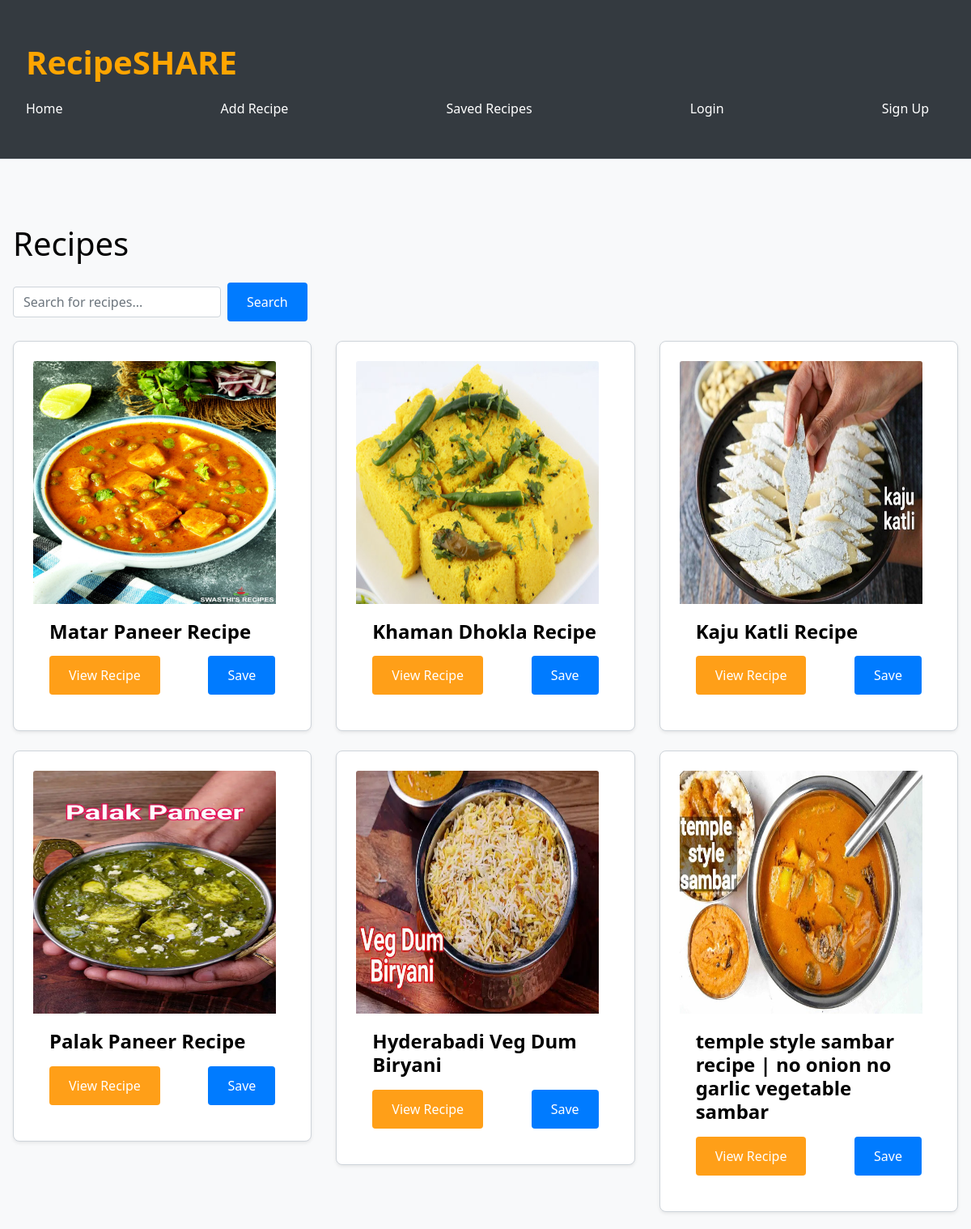
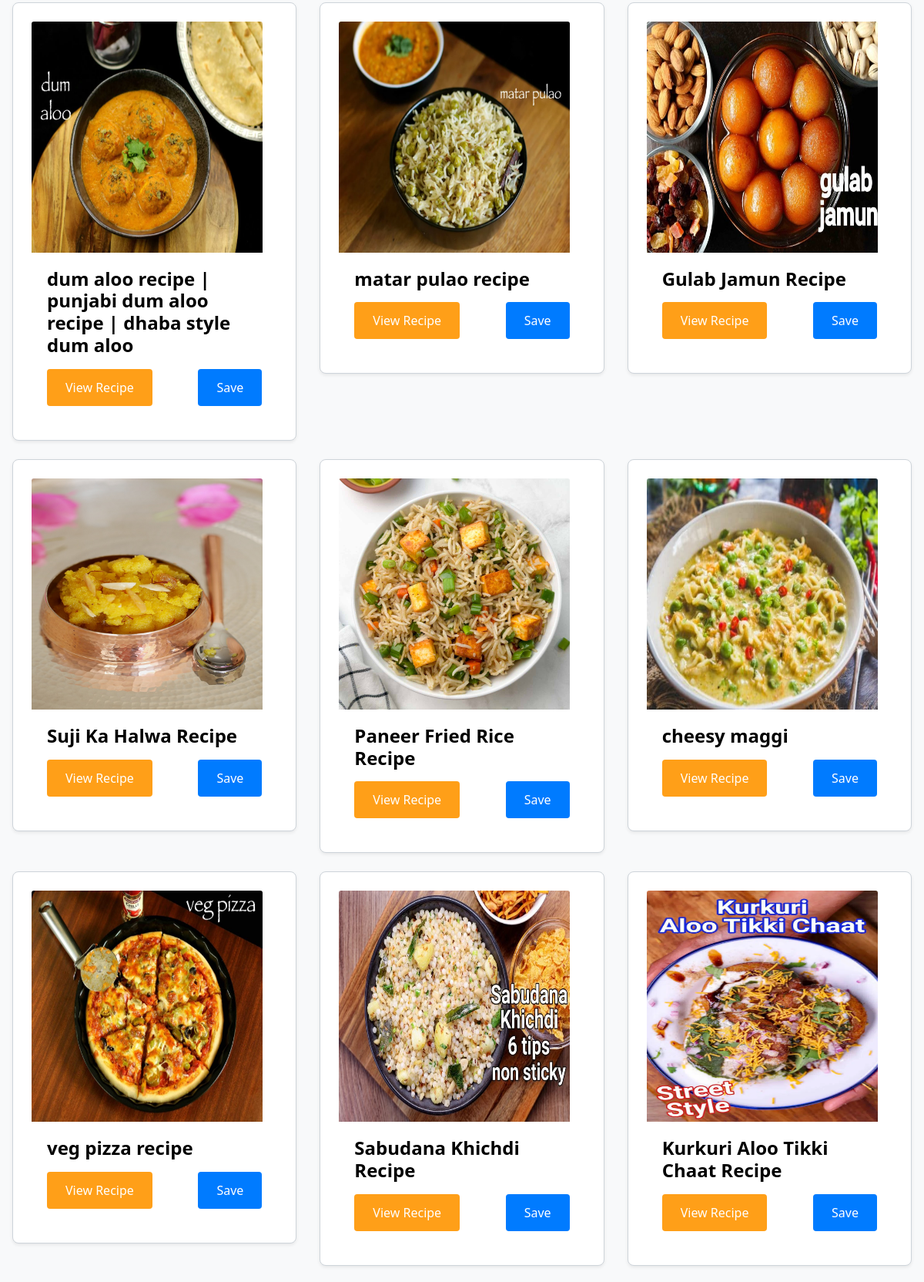
The page / (upper part) on the database its author committed (2 pictures, top to bottom).
### recipes/models.py (models this page shows, shortened)
class Recipe(models.Model):
    title = models.CharField(max_length=200)
    description = models.TextField()
    ingredients = models.TextField()
    instructions = models.TextField()
    image = models.ImageField(upload_to='recipes/', blank=True, null=True)
    created_at = models.DateTimeField(auto_now_add=True)
    updated_at = models.DateTimeField(auto_now=True)
    author = models.ForeignKey(User, on_delete=models.CASCADE)

### recipes/views.py (the view)
# urls.py: path('', views.recipe_list, name='recipe_list'),
def recipe_list(request):
    recipes = Recipe.objects.all()
    return render(request, 'recipes/recipe_list.html', {'recipes': recipes})

### recipes/templates/recipes/recipe_list.html (shortened to what this page needs)
{% extends 'recipes/base.html' %}
{% load static %}
{% block content %}
<h1 class="mb-4">Recipes</h1>
<form method="GET" action="{% url 'search_recipes' %}" class="form-inline mb-4">
    <input type="text" name="q" placeholder="Search for recipes..." class="form-control mr-2">
    <button type="submit" class="btn btn-custom" style="background-color: #007bff;">Search</button>
</form>
<div class="row">
    {% for recipe in recipes %}
    <div class="col-md-4">
        <div class="card mb-4 shadow-sm">
            {% if recipe.image %}
                <img class="card-img-top" src="{{ recipe.image.url }}" alt="{{ recipe.title}}" style="width: 300px; height: 300px;">
            {% else %}
                <img class="card-img-top" src="{% static 'recipes/default_image.jpg' %}" alt="Default image"  style="width: 300px; height: 300px;">
            {% endif %}
            <div class="card-body">
                <h5 class="card-title">{{ recipe.title }}</h5>
                <div class="d-flex justify-content-between align-items-center">
                <a href="{% url 'recipe_detail' recipe.id %}" class="btn btn-primary" style="background-color: rgb(255, 149, 0, 0.907);">View Recipe</a>
                <form method="post" action="{% url 'save_recipe' recipe.id %}">
                    <button type="submit" class="btn btn-success ml-2">Save</button>
                </form>
                </div>
            </div>
        </div>
    </div>
    {% endfor %}
</div>
{% endblock %}

### recipes/templates/recipes/base.html (shortened to what this page needs)
{% load static %}
<!DOCTYPE html>
<html lang="en">
<head>
    <link href="https://stackpath.bootstrapcdn.com/bootstrap/4.5.2/css/bootstrap.min.css" rel="stylesheet">
    <link rel="stylesheet" href="{% static 'css/styles.css' %}">
    <link rel="stylesheet" href="https://cdnjs.cloudflare.com/ajax/libs/font-awesome/5.15.4/css/all.min.css">
</head>
<body>
    <nav class="navbar bg-dark border-bottom border-body" data-bs-theme="dark">
        <div class="container">
            <a class="navbar-brand" href="{% url 'recipe_list' %}">
                <span class="website-name">RecipeSHARE</span>
            </a>
            <div class="collapse navbar-collapse show" id="navbarNav">
                <ul class="navbar-nav ml-auto">
                    <li class="nav-item">
                        <a class="nav-link" href="{% url 'recipe_list' %}">Home</a>
                    </li>
                    <li class="nav-item">
                        <a class="nav-link" href="{% url 'recipe_create' %}">Add Recipe</a>
                    </li>
                    <li class="nav-item">
                        <a class="nav-link" href="{% url 'saved_recipes' %}">Saved Recipes</a>
                    </li>
                    {% if user.is_authenticated %}
                        <li class="nav-item">
                            <a class="nav-link" href="{% url 'profile' %}">Profile</a>
                        </li>
                        <li class="nav-item">
                            <form id="logout-form" method="POST" action="{% url 'account_logout' %}">
                                {% csrf_token %}
                                <button type="submit" class="nav-link logout-btn" style="background: none; border: none; padding: 0; cursor: pointer;">Logout</button>
                            </form>
                        </li>
                    {% else %}
                    <li class="nav-item">
                        <a class="nav-link" href="{% url 'account_login' %}">Login</a>
                    </li>
                    <li class="nav-item">
                        <a class="nav-link" href="{% url 'account_signup' %}">Sign Up</a>
                    </li>
                    {% endif %}
                </ul>
            </div>
        </div>
    </nav>
    <div class="container mt-5">
        {% block content %}{% endblock %}
    </div>
</body>
</html>

### recipes/static/css/styles.css (style rules this page uses)
* { margin: 0; padding: 0; box-sizing: border-box; }
body { font-family: 'Segoe UI', Tahoma, Geneva, Verdana, sans-serif; background-color: #f8f9fa; color:black; line-height: 1.6; }
.navbar-nav { display: flex; flex-direction: row; align-items: center; justify-content: flex-end; width: 100%; }
.navbar-brand .website-name { font-size: 2.5rem; font-weight: bolder; color: orange; margin-right: 20px; }
.nav-item { margin-right: 20px; }
.nav-link { color: white; }
.container { max-width: 1200px; margin: 0 auto; padding: 2rem 1rem; }
.card { background-color: #ffffff; border: 1px solid #ced4da; border-radius: 0.5rem; box-shadow: 0 0.5rem 1rem rgba(0, 0, 0, 0.1); padding: 1.5rem; margin-bottom: 1.5rem; }
.card-title { font-size: 1.5rem; font-weight: bold; margin-bottom: 1rem; }
.btn { display: inline-block; padding: 0.75rem 1.5rem; background-color: #007bff; color: #ffffff; text-align: center; text-decoration: none; border: none; border-radius: 0.25rem; transition: background-color 0.2s ease-in-out; cursor: pointer; }
.btn-primary { background-color: #007bff; border-color: #007bff; }

### recipes/templates/recipes/base.html (style rules this page uses)
.navbar-nav { display: flex; flex-direction: row; align-items: center; justify-content: space-between; width: 100%; }
.nav-item { margin-right: 20px; }

### rows shown on the page
Recipe: image (picture), title "Matar Paneer Recipe"
Recipe: image (picture), title "Khaman Dhokla Recipe"
Recipe: image (picture), title "Kaju Katli Recipe"
Recipe: image (picture), title "Palak Paneer Recipe"
Recipe: image (picture), title "Hyderabadi Veg Dum Biryani"
Recipe: image (picture), title "temple style sambar recipe | no onion no garlic vegetable sambar"
Recipe: image (picture), title "dum aloo recipe | punjabi dum aloo recipe | dhaba style dum aloo"
Recipe: image (picture), title "matar pulao recipe"
Recipe: image (picture), title "Gulab Jamun Recipe"
Recipe: image (picture), title "Suji Ka Halwa Recipe"
Recipe: image (picture), title "Paneer Fried Rice Recipe"
Recipe: image (picture), title "cheesy maggi"
Recipe: image (picture), title "veg pizza recipe"
Recipe: image (picture), title "Sabudana Khichdi Recipe"
Recipe: image (picture), title "Kurkuri Aloo Tikki Chaat Recipe"
